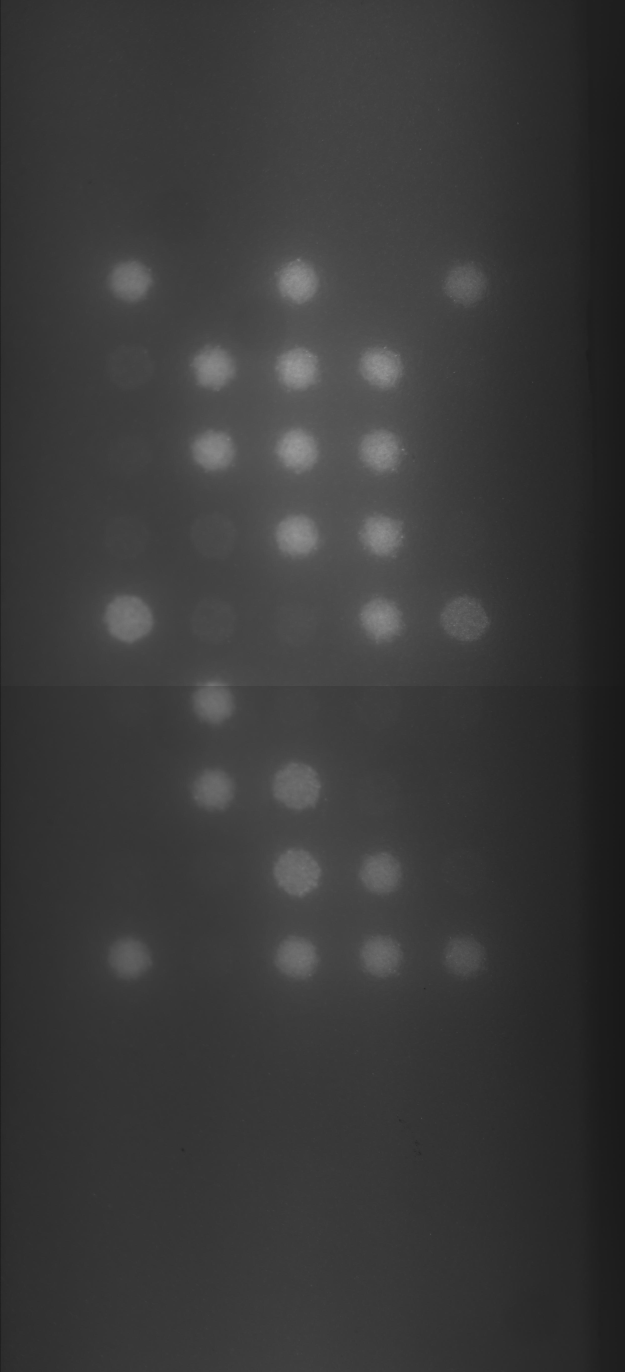
#> input picture 9test/2-2.jpeg, 2500 x 5488 px (shown at 1/4 size)
$ python 1.py
#> lines starting #> are read from the running program, lines starting #| are printed output that depends on the picture
import cv2

img = cv2.imread("2-2.jpeg")
#> img is the input picture: shape (5488, 2500, 3); min 0, max 158, mean 57.8
print(img.shape)
#| (5488, 2500, 3)
num = 7
for i in range(num):
    row = int(i % 2)
    cloum = int(i / 2)
    cropped = img[(1368 * cloum):(1368 * (cloum + 1)), (1150 * row):(1150 * (row + 1))]  # 裁剪坐标为[y0:y1, x0:x1]
    cv2.imwrite("%s.jpeg" % i, cropped)
#> this loop made 7 passes
#> pass 1, `cropped = img[(1368 * cloum):(1368 * (cloum + 1)), (1150 * row):(1150 ..`:
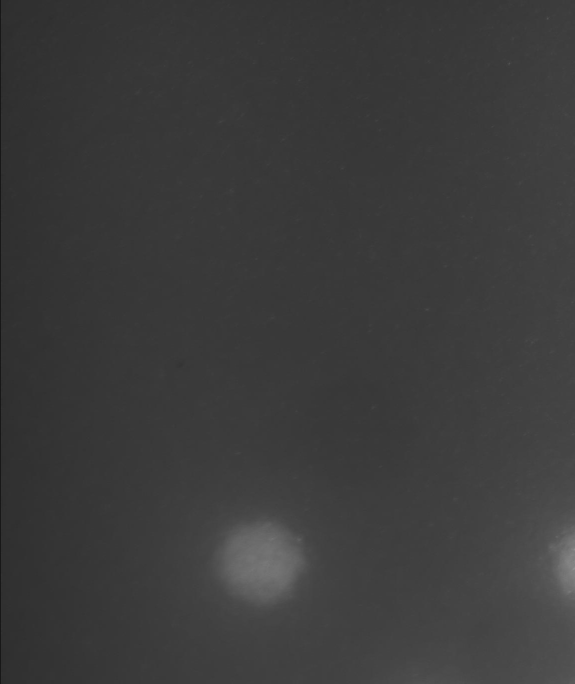
#> cropped: shape (1368, 1150, 3) (shown at 1/2 size); min 0, max 149, mean 59.6
#> pass 2, `cropped = img[(1368 * cloum):(1368 * (cloum + 1)), (1150 * row):(1150 ..`:
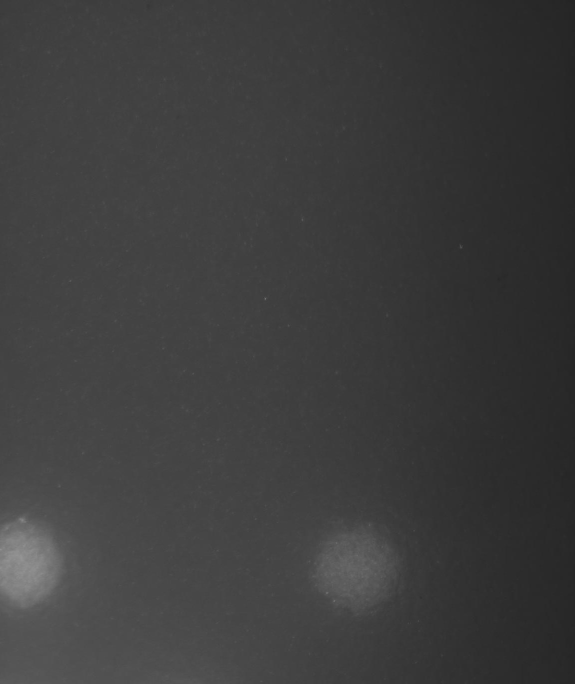
#> cropped: shape (1368, 1150, 3) (shown at 1/2 size); min 35, max 149, mean 61.1
#> pass 3, `cropped = img[(1368 * cloum):(1368 * (cloum + 1)), (1150 * row):(1150 ..`:
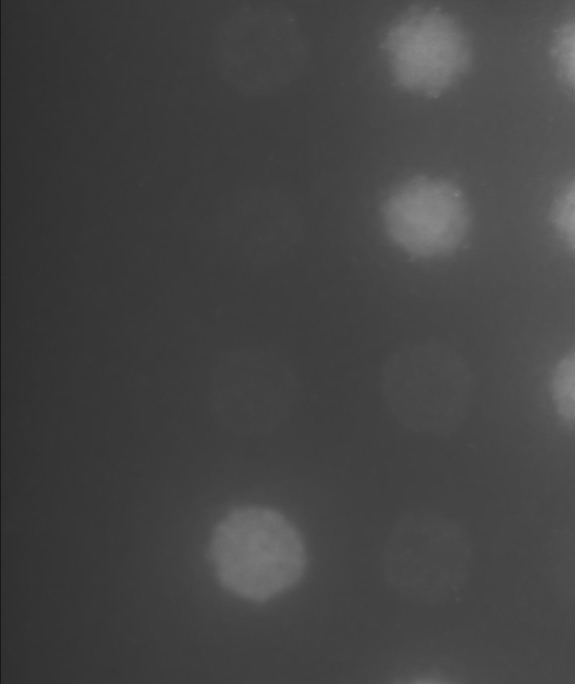
#> cropped: shape (1368, 1150, 3) (shown at 1/2 size); min 0, max 149, mean 68.1
